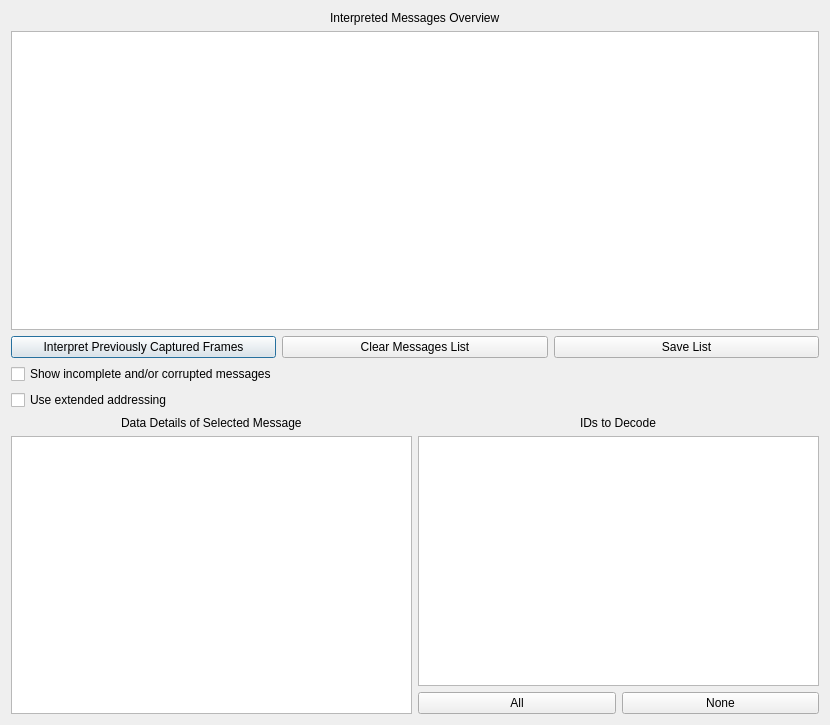
<?xml version="1.0" encoding="UTF-8"?>
<ui version="4.0">
 <class>ISOTP_InterpreterWindowLIN</class>
 <widget class="QDialog" name="ISOTP_InterpreterWindowLIN">
  <property name="geometry">
   <rect>
    <x>0</x>
    <y>0</y>
    <width>830</width>
    <height>725</height>
   </rect>
  </property>
  <property name="windowTitle">
   <string>ISO-TP Decoder</string>
  </property>
  <layout class="QVBoxLayout" name="verticalLayout">
   <item alignment="Qt::AlignHCenter">
    <widget class="QLabel" name="label">
     <property name="text">
      <string>Interpreted Messages Overview</string>
     </property>
    </widget>
   </item>
   <item>
    <widget class="QTableWidget" name="tableIsoFrames"/>
   </item>
   <item>
    <layout class="QHBoxLayout" name="horizontalLayout_4">
     <item>
      <widget class="QPushButton" name="btnCaptured">
       <property name="text">
        <string>Interpret Previously Captured Frames</string>
       </property>
      </widget>
     </item>
     <item>
      <widget class="QPushButton" name="btnClearList">
       <property name="text">
        <string>Clear Messages List</string>
       </property>
      </widget>
     </item>
     <item>
      <widget class="QPushButton" name="btnSaveList">
       <property name="text">
        <string>Save List</string>
       </property>
      </widget>
     </item>
    </layout>
   </item>
   <item alignment="Qt::AlignLeft">
    <widget class="QCheckBox" name="cbShowIncomplete">
     <property name="text">
      <string>Show incomplete and/or corrupted messages</string>
     </property>
    </widget>
   </item>
   <item alignment="Qt::AlignLeft">
    <widget class="QCheckBox" name="cbUseExtendedAddressing">
     <property name="text">
      <string>Use extended addressing</string>
     </property>
    </widget>
   </item>
   <item>
    <layout class="QHBoxLayout" name="horizontalLayout">
     <item>
      <layout class="QVBoxLayout" name="verticalLayout_2">
       <item alignment="Qt::AlignHCenter">
        <widget class="QLabel" name="label_2">
         <property name="text">
          <string>Data Details of Selected Message</string>
         </property>
        </widget>
       </item>
       <item>
        <layout class="QHBoxLayout" name="horizontalLayout_3"/>
       </item>
       <item>
        <widget class="QPlainTextEdit" name="txtFrameDetails">
         <property name="readOnly">
          <bool>true</bool>
         </property>
        </widget>
       </item>
      </layout>
     </item>
     <item>
      <layout class="QVBoxLayout" name="verticalLayout_4">
       <item alignment="Qt::AlignHCenter">
        <widget class="QLabel" name="lblFilter">
         <property name="text">
          <string>IDs to Decode</string>
         </property>
        </widget>
       </item>
       <item>
        <widget class="QListWidget" name="listFilter">
         <property name="sortingEnabled">
          <bool>true</bool>
         </property>
        </widget>
       </item>
       <item>
        <layout class="QHBoxLayout" name="horizontalLayout_2">
         <item>
          <widget class="QPushButton" name="btnAll">
           <property name="text">
            <string>All</string>
           </property>
          </widget>
         </item>
         <item>
          <widget class="QPushButton" name="btnNone">
           <property name="text">
            <string>None</string>
           </property>
          </widget>
         </item>
        </layout>
       </item>
      </layout>
     </item>
    </layout>
   </item>
  </layout>
 </widget>
 <resources/>
 <connections/>
</ui>
